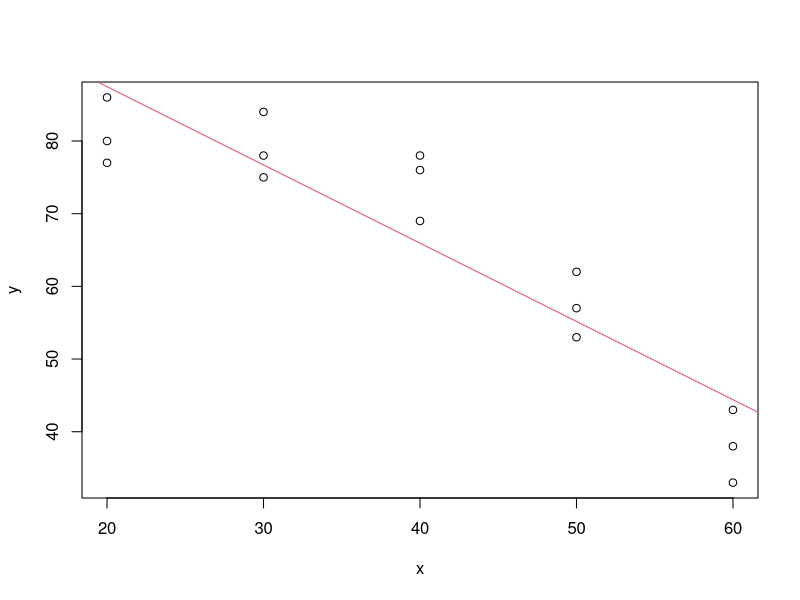
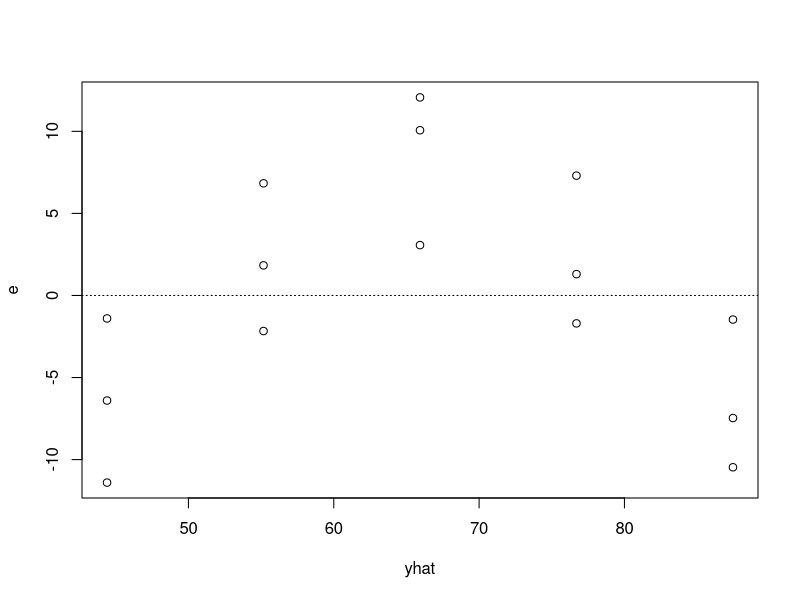
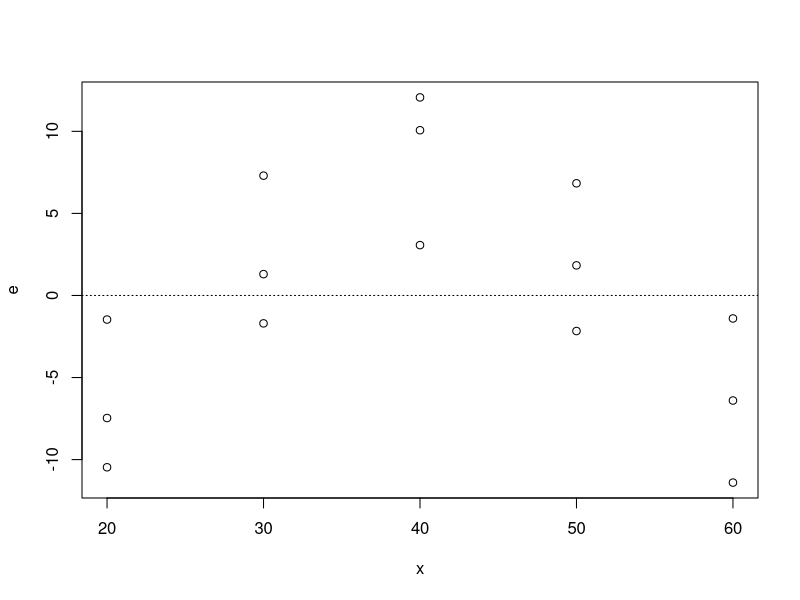
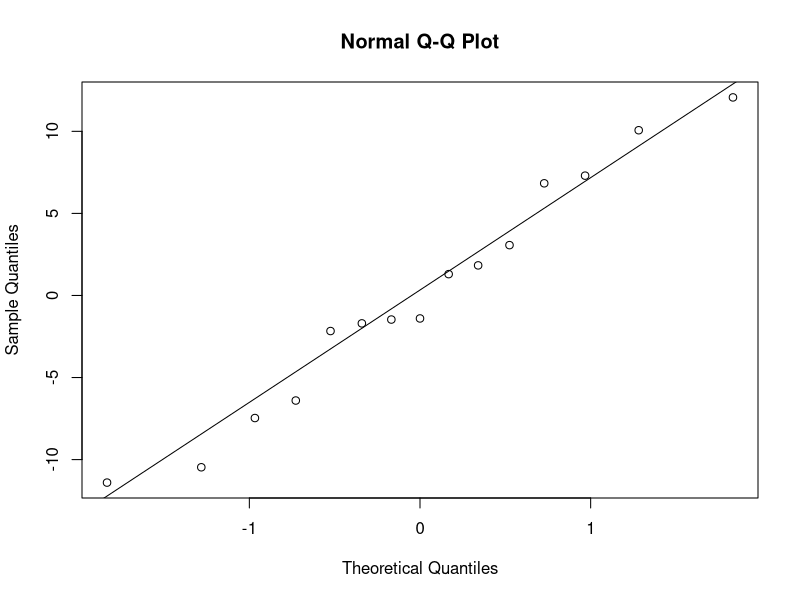
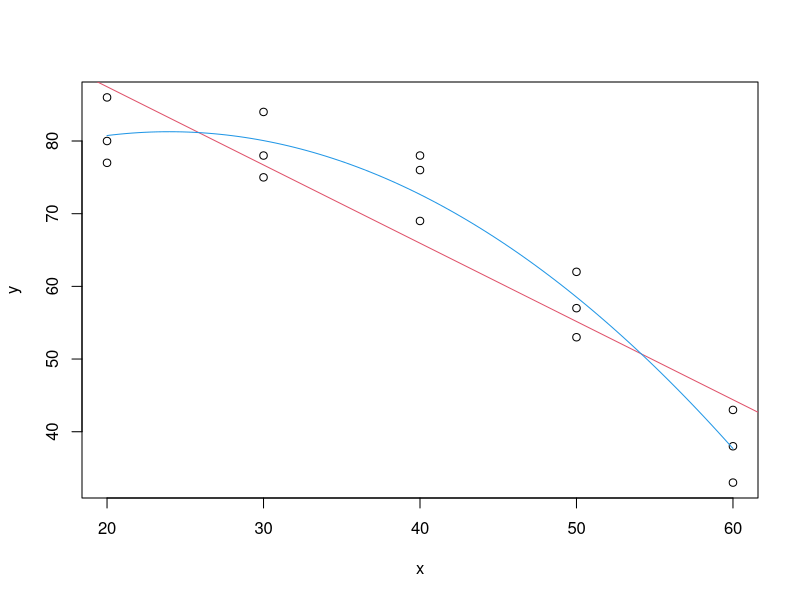
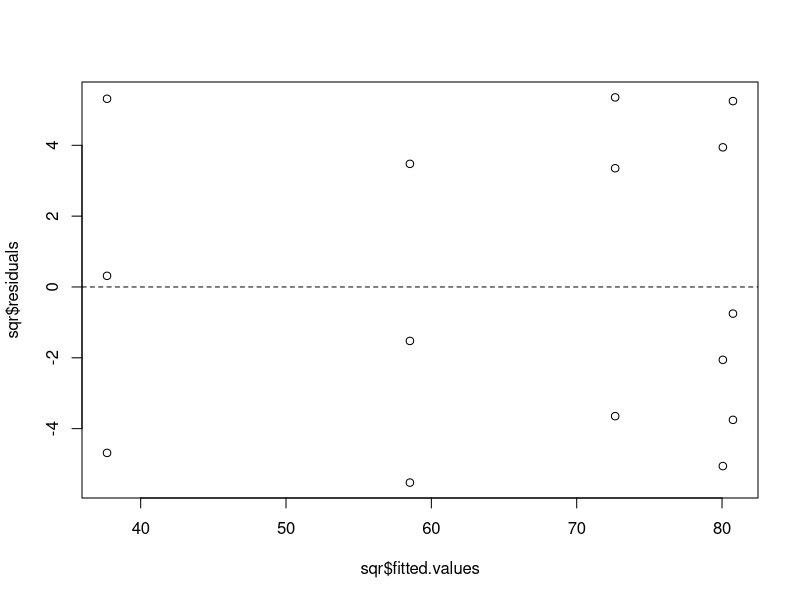

Reproduce these figures in R, in order.

## ST512 
## Author: Prof Ryan Martin (www4.stat.ncsu.edu/~rmartin)
## R code for Example 11.10 in Ott & Longnecker


# Read in data, define variables, draw basic plot
# x = temp
# y = heatloss

x <- c(20, 20, 20, 30, 30, 30, 40, 40, 40, 50, 50, 50, 60, 60, 60)
y <- c(86, 80, 77, 78, 84, 75, 78, 69, 76, 62, 53, 57, 33, 38, 43)
plot(x, y)


# Fit simple linear regression model

slr <- lm(y ~ x)
abline(slr, col=2)
summary(slr)  


# Diagnostic plots to check model assumptions

e <- slr$residuals
yhat <- slr$fitted.values

plot(yhat, e); abline(h=0, lty=3)   # check for linearity
plot(x, e); abline(h=0, lty=3)      # check for constant variance
#hist(e)                             # check for normality
qqnorm(e); qqline(e)                # ditto, but better than above


# Curvature is present, try a simple quadratic regression model

x2 <- x^2
sqr <- lm(y ~ x + x2)
summary(sqr)
lse <- sqr$coefficients
f <- function(x) lse[1] + lse[2] * x + lse[3] * x**2
plot(x, y)
abline(slr, col=2)
curve(f, add=TRUE, col=4)

plot(sqr$fitted.values, sqr$residuals); abline(h=0, lty=2)

